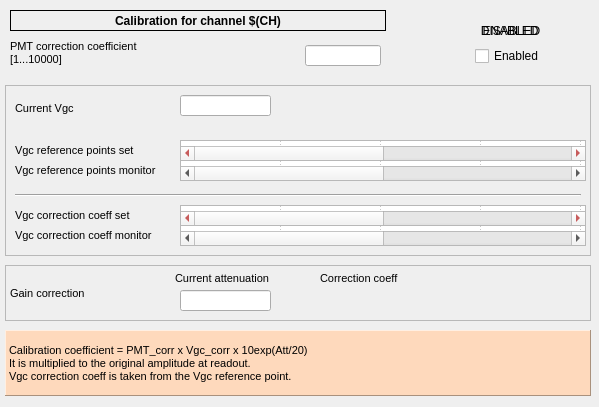
<?xml version="1.0" encoding="UTF-8"?>
<ui version="4.0">
 <class>MainWindow</class>
 <widget class="QMainWindow" name="MainWindow">
  <property name="geometry">
   <rect>
    <x>0</x>
    <y>0</y>
    <width>599</width>
    <height>407</height>
   </rect>
  </property>
  <property name="windowTitle">
   <string>MainWindow</string>
  </property>
  <property name="Title" stdset="0">
   <string>$(DEVICE):$(CH) calibration</string>
  </property>
  <widget class="QWidget" name="centralwidget">
   <widget class="QLabel" name="label">
    <property name="geometry">
     <rect>
      <x>10</x>
      <y>35</y>
      <width>161</width>
      <height>36</height>
     </rect>
    </property>
    <property name="font">
     <font>
      <pointsize>8</pointsize>
     </font>
    </property>
    <property name="text">
     <string>PMT correction coefficient
[1...10000]</string>
    </property>
    <property name="alignment">
     <set>Qt::AlignLeading|Qt::AlignLeft|Qt::AlignVCenter</set>
    </property>
   </widget>
   <widget class="caApplyNumeric" name="caapplynumeric">
    <property name="geometry">
     <rect>
      <x>170</x>
      <y>35</y>
      <width>131</width>
      <height>41</height>
     </rect>
    </property>
    <property name="value">
     <double>0.000000000000000</double>
    </property>
    <property name="integerDigits" stdset="0">
     <number>4</number>
    </property>
    <property name="decimalDigits" stdset="0">
     <number>0</number>
    </property>
    <property name="buttonPos" stdset="0">
     <enum>Qt::Horizontal</enum>
    </property>
    <property name="digitsFontScaleEnabled">
     <bool>true</bool>
    </property>
    <property name="channel" stdset="0">
     <string notr="true">$(DEVICE):calib:bldcalib:$(CH)_sp</string>
    </property>
    <property name="limitsMode">
     <enum>caApplyNumeric::User</enum>
    </property>
    <property name="maxValue">
     <double>10000.000000000000000</double>
    </property>
    <property name="minValue">
     <double>1.000000000000000</double>
    </property>
   </widget>
   <widget class="caLabel" name="calabel_9">
    <property name="geometry">
     <rect>
      <x>10</x>
      <y>10</y>
      <width>376</width>
      <height>21</height>
     </rect>
    </property>
    <property name="font">
     <font>
      <pointsize>9</pointsize>
      <weight>75</weight>
      <bold>true</bold>
     </font>
    </property>
    <property name="frameShape">
     <enum>QFrame::Box</enum>
    </property>
    <property name="text">
     <string>Calibration for channel $(CH)</string>
    </property>
    <property name="alignment">
     <set>Qt::AlignCenter</set>
    </property>
    <property name="background">
     <color>
      <red>255</red>
      <green>255</green>
      <blue>255</blue>
     </color>
    </property>
    <property name="channel" stdset="0">
     <string notr="true"/>
    </property>
    <property name="buddy">
     <cstring></cstring>
    </property>
   </widget>
   <widget class="caLineEdit" name="calineedit_11">
    <property name="geometry">
     <rect>
      <x>305</x>
      <y>45</y>
      <width>76</width>
      <height>21</height>
     </rect>
    </property>
    <property name="alignment">
     <set>Qt::AlignLeading|Qt::AlignLeft|Qt::AlignVCenter</set>
    </property>
    <property name="channel" stdset="0">
     <string notr="true">$(DEVICE):calib:bldcalib:$(CH)_mon</string>
    </property>
    <property name="foreground">
     <color>
      <red>170</red>
      <green>0</green>
      <blue>0</blue>
     </color>
    </property>
    <property name="background">
     <color>
      <red>221</red>
      <green>226</green>
      <blue>232</blue>
     </color>
    </property>
    <property name="colorMode">
     <enum>caLineEdit::Static</enum>
    </property>
    <property name="unitsEnabled">
     <bool>false</bool>
    </property>
   </widget>
   <widget class="caLabel" name="calabel_7">
    <property name="geometry">
     <rect>
      <x>445</x>
      <y>20</y>
      <width>131</width>
      <height>21</height>
     </rect>
    </property>
    <property name="text">
     <string>ENABLED</string>
    </property>
    <property name="alignment">
     <set>Qt::AlignCenter</set>
    </property>
    <property name="background">
     <color>
      <red>0</red>
      <green>255</green>
      <blue>0</blue>
     </color>
    </property>
    <property name="visibility">
     <enum>caLabel::IfNotZero</enum>
    </property>
    <property name="channel" stdset="0">
     <string notr="true">$(DEVICE):calib:enabled_mon</string>
    </property>
   </widget>
   <widget class="caToggleButton" name="catogglebutton_4">
    <property name="geometry">
     <rect>
      <x>475</x>
      <y>45</y>
      <width>76</width>
      <height>22</height>
     </rect>
    </property>
    <property name="text">
     <string>Enabled</string>
    </property>
    <property name="channel" stdset="0">
     <string notr="true">$(DEVICE):calib:enabled_sp</string>
    </property>
   </widget>
   <widget class="caLabel" name="calabel_8">
    <property name="geometry">
     <rect>
      <x>445</x>
      <y>20</y>
      <width>131</width>
      <height>21</height>
     </rect>
    </property>
    <property name="text">
     <string>DISABLED</string>
    </property>
    <property name="alignment">
     <set>Qt::AlignCenter</set>
    </property>
    <property name="background">
     <color>
      <red>225</red>
      <green>120</green>
      <blue>0</blue>
     </color>
    </property>
    <property name="visibility">
     <enum>caLabel::IfZero</enum>
    </property>
    <property name="channel" stdset="0">
     <string notr="true">$(DEVICE):calib:enabled_mon</string>
    </property>
   </widget>
   <widget class="QLabel" name="label_6">
    <property name="geometry">
     <rect>
      <x>5</x>
      <y>330</y>
      <width>586</width>
      <height>66</height>
     </rect>
    </property>
    <property name="font">
     <font>
      <pointsize>8</pointsize>
     </font>
    </property>
    <property name="styleSheet">
     <string notr="true">background-color: rgb(254, 217, 188);</string>
    </property>
    <property name="frameShape">
     <enum>QFrame::Panel</enum>
    </property>
    <property name="frameShadow">
     <enum>QFrame::Raised</enum>
    </property>
    <property name="text">
     <string>Calibration coefficient = PMT_corr x Vgc_corr x 10exp(Att/20)
It is multiplied to the original amplitude at readout.
Vgc correction coeff is taken from the Vgc reference point.</string>
    </property>
   </widget>
   <widget class="QFrame" name="frame">
    <property name="geometry">
     <rect>
      <x>5</x>
      <y>85</y>
      <width>586</width>
      <height>171</height>
     </rect>
    </property>
    <property name="frameShape">
     <enum>QFrame::StyledPanel</enum>
    </property>
    <property name="frameShadow">
     <enum>QFrame::Raised</enum>
    </property>
    <widget class="caWaveTable" name="cawavetable_4">
     <property name="geometry">
      <rect>
       <x>175</x>
       <y>140</y>
       <width>406</width>
       <height>21</height>
      </rect>
     </property>
     <property name="editTriggers">
      <set>QAbstractItemView::NoEditTriggers</set>
     </property>
     <property name="showGrid">
      <bool>true</bool>
     </property>
     <property name="gridStyle">
      <enum>Qt::DotLine</enum>
     </property>
     <property name="cornerButtonEnabled">
      <bool>false</bool>
     </property>
     <property name="rowCount">
      <number>1</number>
     </property>
     <property name="channel" stdset="0">
      <string notr="true">$(DEVICE):calib:g:$(CH)_mon</string>
     </property>
     <property name="numberOfRows">
      <number>1</number>
     </property>
     <property name="numberOfColumns">
      <number>8</number>
     </property>
     <property name="columnSize">
      <number>50</number>
     </property>
     <property name="precision">
      <number>2</number>
     </property>
     <property name="precisionMode">
      <enum>caWaveTable::User</enum>
     </property>
     <property name="formatType">
      <enum>caWaveTable::string</enum>
     </property>
     <attribute name="horizontalHeaderVisible">
      <bool>false</bool>
     </attribute>
     <attribute name="verticalHeaderVisible">
      <bool>false</bool>
     </attribute>
     <attribute name="verticalHeaderVisible">
      <bool>false</bool>
     </attribute>
     <attribute name="horizontalHeaderVisible">
      <bool>false</bool>
     </attribute>
     <row/>
     <column/>
     <column/>
     <column/>
     <column/>
     <column/>
     <column/>
     <column/>
     <column/>
     <item row="0" column="0">
      <property name="font">
       <font/>
      </property>
     </item>
     <item row="0" column="1">
      <property name="font">
       <font/>
      </property>
     </item>
     <item row="0" column="2">
      <property name="font">
       <font/>
      </property>
     </item>
     <item row="0" column="3">
      <property name="font">
       <font/>
      </property>
     </item>
     <item row="0" column="4">
      <property name="font">
       <font/>
      </property>
     </item>
     <item row="0" column="5">
      <property name="font">
       <font/>
      </property>
     </item>
     <item row="0" column="6">
      <property name="font">
       <font/>
      </property>
     </item>
     <item row="0" column="7">
      <property name="font">
       <font/>
      </property>
     </item>
    </widget>
    <widget class="caWaveTable" name="cawavetable_3">
     <property name="geometry">
      <rect>
       <x>175</x>
       <y>120</y>
       <width>406</width>
       <height>21</height>
      </rect>
     </property>
     <property name="styleSheet">
      <string notr="true">color: rgb(170, 0, 0);</string>
     </property>
     <property name="showGrid">
      <bool>true</bool>
     </property>
     <property name="gridStyle">
      <enum>Qt::DotLine</enum>
     </property>
     <property name="cornerButtonEnabled">
      <bool>false</bool>
     </property>
     <property name="rowCount">
      <number>1</number>
     </property>
     <property name="channel" stdset="0">
      <string notr="true">$(DEVICE):calib:g:$(CH)_sp</string>
     </property>
     <property name="numberOfRows">
      <number>1</number>
     </property>
     <property name="numberOfColumns">
      <number>8</number>
     </property>
     <property name="columnSize">
      <number>50</number>
     </property>
     <property name="precision">
      <number>2</number>
     </property>
     <property name="precisionMode">
      <enum>caWaveTable::User</enum>
     </property>
     <property name="formatType">
      <enum>caWaveTable::string</enum>
     </property>
     <attribute name="horizontalHeaderVisible">
      <bool>false</bool>
     </attribute>
     <attribute name="verticalHeaderVisible">
      <bool>false</bool>
     </attribute>
     <attribute name="verticalHeaderVisible">
      <bool>false</bool>
     </attribute>
     <attribute name="horizontalHeaderVisible">
      <bool>false</bool>
     </attribute>
     <row/>
     <column/>
     <column/>
     <column/>
     <column/>
     <column/>
     <column/>
     <column/>
     <column/>
     <item row="0" column="0">
      <property name="font">
       <font/>
      </property>
     </item>
     <item row="0" column="1">
      <property name="font">
       <font/>
      </property>
     </item>
     <item row="0" column="2">
      <property name="font">
       <font/>
      </property>
     </item>
     <item row="0" column="3">
      <property name="font">
       <font/>
      </property>
     </item>
     <item row="0" column="4">
      <property name="font">
       <font/>
      </property>
     </item>
     <item row="0" column="5">
      <property name="font">
       <font/>
      </property>
     </item>
     <item row="0" column="6">
      <property name="font">
       <font/>
      </property>
     </item>
     <item row="0" column="7">
      <property name="font">
       <font/>
      </property>
     </item>
    </widget>
    <widget class="Line" name="line">
     <property name="geometry">
      <rect>
       <x>10</x>
       <y>100</y>
       <width>566</width>
       <height>21</height>
      </rect>
     </property>
     <property name="orientation">
      <enum>Qt::Horizontal</enum>
     </property>
    </widget>
    <widget class="QLabel" name="label_4">
     <property name="geometry">
      <rect>
       <x>10</x>
       <y>120</y>
       <width>161</width>
       <height>21</height>
      </rect>
     </property>
     <property name="font">
      <font>
       <pointsize>8</pointsize>
      </font>
     </property>
     <property name="text">
      <string>Vgc correction coeff set</string>
     </property>
     <property name="alignment">
      <set>Qt::AlignLeading|Qt::AlignLeft|Qt::AlignVCenter</set>
     </property>
    </widget>
    <widget class="caWaveTable" name="cawavetable_2">
     <property name="geometry">
      <rect>
       <x>175</x>
       <y>75</y>
       <width>406</width>
       <height>21</height>
      </rect>
     </property>
     <property name="editTriggers">
      <set>QAbstractItemView::NoEditTriggers</set>
     </property>
     <property name="showGrid">
      <bool>true</bool>
     </property>
     <property name="gridStyle">
      <enum>Qt::DotLine</enum>
     </property>
     <property name="cornerButtonEnabled">
      <bool>false</bool>
     </property>
     <property name="rowCount">
      <number>1</number>
     </property>
     <property name="channel" stdset="0">
      <string notr="true">$(DEVICE):calib:vgc:$(CH)_mon</string>
     </property>
     <property name="numberOfRows">
      <number>1</number>
     </property>
     <property name="numberOfColumns">
      <number>8</number>
     </property>
     <property name="columnSize">
      <number>50</number>
     </property>
     <property name="precision">
      <number>2</number>
     </property>
     <property name="precisionMode">
      <enum>caWaveTable::User</enum>
     </property>
     <property name="formatType">
      <enum>caWaveTable::string</enum>
     </property>
     <attribute name="horizontalHeaderVisible">
      <bool>false</bool>
     </attribute>
     <attribute name="verticalHeaderVisible">
      <bool>false</bool>
     </attribute>
     <attribute name="verticalHeaderVisible">
      <bool>false</bool>
     </attribute>
     <attribute name="horizontalHeaderVisible">
      <bool>false</bool>
     </attribute>
     <row/>
     <column/>
     <column/>
     <column/>
     <column/>
     <column/>
     <column/>
     <column/>
     <column/>
     <item row="0" column="0">
      <property name="font">
       <font/>
      </property>
     </item>
     <item row="0" column="1">
      <property name="font">
       <font/>
      </property>
     </item>
     <item row="0" column="2">
      <property name="font">
       <font/>
      </property>
     </item>
     <item row="0" column="3">
      <property name="font">
       <font/>
      </property>
     </item>
     <item row="0" column="4">
      <property name="font">
       <font/>
      </property>
     </item>
     <item row="0" column="5">
      <property name="font">
       <font/>
      </property>
     </item>
     <item row="0" column="6">
      <property name="font">
       <font/>
      </property>
     </item>
     <item row="0" column="7">
      <property name="font">
       <font/>
      </property>
     </item>
    </widget>
    <widget class="QLabel" name="label_3">
     <property name="geometry">
      <rect>
       <x>10</x>
       <y>75</y>
       <width>161</width>
       <height>21</height>
      </rect>
     </property>
     <property name="font">
      <font>
       <pointsize>8</pointsize>
      </font>
     </property>
     <property name="text">
      <string>Vgc reference points monitor</string>
     </property>
     <property name="alignment">
      <set>Qt::AlignLeading|Qt::AlignLeft|Qt::AlignVCenter</set>
     </property>
    </widget>
    <widget class="caWaveTable" name="cawavetable">
     <property name="geometry">
      <rect>
       <x>175</x>
       <y>55</y>
       <width>406</width>
       <height>21</height>
      </rect>
     </property>
     <property name="styleSheet">
      <string notr="true">color: rgb(170, 0, 0);</string>
     </property>
     <property name="showGrid">
      <bool>true</bool>
     </property>
     <property name="gridStyle">
      <enum>Qt::DotLine</enum>
     </property>
     <property name="cornerButtonEnabled">
      <bool>false</bool>
     </property>
     <property name="rowCount">
      <number>1</number>
     </property>
     <property name="channel" stdset="0">
      <string notr="true">$(DEVICE):calib:vgc:$(CH)_sp</string>
     </property>
     <property name="numberOfRows">
      <number>1</number>
     </property>
     <property name="numberOfColumns">
      <number>8</number>
     </property>
     <property name="columnSize">
      <number>50</number>
     </property>
     <property name="precision">
      <number>2</number>
     </property>
     <property name="precisionMode">
      <enum>caWaveTable::User</enum>
     </property>
     <property name="formatType">
      <enum>caWaveTable::string</enum>
     </property>
     <attribute name="horizontalHeaderVisible">
      <bool>false</bool>
     </attribute>
     <attribute name="verticalHeaderVisible">
      <bool>false</bool>
     </attribute>
     <attribute name="verticalHeaderVisible">
      <bool>false</bool>
     </attribute>
     <attribute name="horizontalHeaderVisible">
      <bool>false</bool>
     </attribute>
     <row/>
     <column/>
     <column/>
     <column/>
     <column/>
     <column/>
     <column/>
     <column/>
     <column/>
     <item row="0" column="0">
      <property name="font">
       <font/>
      </property>
     </item>
     <item row="0" column="1">
      <property name="font">
       <font/>
      </property>
     </item>
     <item row="0" column="2">
      <property name="font">
       <font/>
      </property>
     </item>
     <item row="0" column="3">
      <property name="font">
       <font/>
      </property>
     </item>
     <item row="0" column="4">
      <property name="font">
       <font/>
      </property>
     </item>
     <item row="0" column="5">
      <property name="font">
       <font/>
      </property>
     </item>
     <item row="0" column="6">
      <property name="font">
       <font/>
      </property>
     </item>
     <item row="0" column="7">
      <property name="font">
       <font/>
      </property>
     </item>
    </widget>
    <widget class="QLabel" name="label_5">
     <property name="geometry">
      <rect>
       <x>10</x>
       <y>140</y>
       <width>161</width>
       <height>21</height>
      </rect>
     </property>
     <property name="font">
      <font>
       <pointsize>8</pointsize>
      </font>
     </property>
     <property name="text">
      <string>Vgc correction coeff monitor</string>
     </property>
     <property name="alignment">
      <set>Qt::AlignLeading|Qt::AlignLeft|Qt::AlignVCenter</set>
     </property>
    </widget>
    <widget class="QLabel" name="label_2">
     <property name="geometry">
      <rect>
       <x>10</x>
       <y>55</y>
       <width>161</width>
       <height>21</height>
      </rect>
     </property>
     <property name="font">
      <font>
       <pointsize>8</pointsize>
      </font>
     </property>
     <property name="text">
      <string>Vgc reference points set</string>
     </property>
     <property name="alignment">
      <set>Qt::AlignLeading|Qt::AlignLeft|Qt::AlignVCenter</set>
     </property>
    </widget>
    <widget class="QLabel" name="label_10">
     <property name="geometry">
      <rect>
       <x>10</x>
       <y>15</y>
       <width>116</width>
       <height>16</height>
      </rect>
     </property>
     <property name="font">
      <font>
       <pointsize>8</pointsize>
      </font>
     </property>
     <property name="text">
      <string>Current Vgc</string>
     </property>
     <property name="alignment">
      <set>Qt::AlignLeading|Qt::AlignLeft|Qt::AlignVCenter</set>
     </property>
    </widget>
    <widget class="caLineEdit" name="calineedit_13">
     <property name="geometry">
      <rect>
       <x>175</x>
       <y>10</y>
       <width>91</width>
       <height>21</height>
      </rect>
     </property>
     <property name="alignment">
      <set>Qt::AlignCenter</set>
     </property>
     <property name="channel" stdset="0">
      <string notr="true">$(DEVICE):bld:vgc:$(CH)_sp</string>
     </property>
     <property name="foreground">
      <color>
       <red>170</red>
       <green>0</green>
       <blue>0</blue>
      </color>
     </property>
     <property name="background">
      <color>
       <red>221</red>
       <green>226</green>
       <blue>232</blue>
      </color>
     </property>
     <property name="colorMode">
      <enum>caLineEdit::Static</enum>
     </property>
     <property name="unitsEnabled">
      <bool>true</bool>
     </property>
    </widget>
   </widget>
   <widget class="QFrame" name="frame_2">
    <property name="geometry">
     <rect>
      <x>5</x>
      <y>265</y>
      <width>586</width>
      <height>56</height>
     </rect>
    </property>
    <property name="frameShape">
     <enum>QFrame::StyledPanel</enum>
    </property>
    <property name="frameShadow">
     <enum>QFrame::Raised</enum>
    </property>
    <widget class="caCalc" name="cacalc">
     <property name="geometry">
      <rect>
       <x>315</x>
       <y>25</y>
       <width>91</width>
       <height>21</height>
      </rect>
     </property>
     <property name="variable">
      <string notr="true">gain_corr</string>
     </property>
     <property name="calc">
      <string notr="true">10^(A/20)</string>
     </property>
     <property name="channel" stdset="0">
      <string notr="true">$(DEVICE):att:$(CH)_mon</string>
     </property>
    </widget>
    <widget class="caLineEdit" name="calineedit_12">
     <property name="geometry">
      <rect>
       <x>175</x>
       <y>25</y>
       <width>91</width>
       <height>21</height>
      </rect>
     </property>
     <property name="alignment">
      <set>Qt::AlignCenter</set>
     </property>
     <property name="channel" stdset="0">
      <string notr="true">$(DEVICE):att:$(CH)_mon</string>
     </property>
     <property name="foreground">
      <color>
       <red>170</red>
       <green>0</green>
       <blue>0</blue>
      </color>
     </property>
     <property name="background">
      <color>
       <red>221</red>
       <green>226</green>
       <blue>232</blue>
      </color>
     </property>
     <property name="colorMode">
      <enum>caLineEdit::Static</enum>
     </property>
     <property name="unitsEnabled">
      <bool>true</bool>
     </property>
    </widget>
    <widget class="QLabel" name="label_9">
     <property name="geometry">
      <rect>
       <x>315</x>
       <y>5</y>
       <width>116</width>
       <height>16</height>
      </rect>
     </property>
     <property name="font">
      <font>
       <pointsize>8</pointsize>
      </font>
     </property>
     <property name="text">
      <string>Correction coeff</string>
     </property>
     <property name="alignment">
      <set>Qt::AlignLeading|Qt::AlignLeft|Qt::AlignVCenter</set>
     </property>
    </widget>
    <widget class="QLabel" name="label_7">
     <property name="geometry">
      <rect>
       <x>5</x>
       <y>10</y>
       <width>161</width>
       <height>36</height>
      </rect>
     </property>
     <property name="font">
      <font>
       <pointsize>8</pointsize>
      </font>
     </property>
     <property name="text">
      <string>Gain correction</string>
     </property>
     <property name="alignment">
      <set>Qt::AlignLeading|Qt::AlignLeft|Qt::AlignVCenter</set>
     </property>
    </widget>
    <widget class="QLabel" name="label_8">
     <property name="geometry">
      <rect>
       <x>170</x>
       <y>5</y>
       <width>116</width>
       <height>16</height>
      </rect>
     </property>
     <property name="font">
      <font>
       <pointsize>8</pointsize>
      </font>
     </property>
     <property name="text">
      <string>Current attenuation</string>
     </property>
     <property name="alignment">
      <set>Qt::AlignLeading|Qt::AlignLeft|Qt::AlignVCenter</set>
     </property>
    </widget>
   </widget>
  </widget>
 </widget>
 <customwidgets>
  <customwidget>
   <class>caApplyNumeric</class>
   <extends>QWidget</extends>
   <header>caApplyNumeric</header>
  </customwidget>
  <customwidget>
   <class>caToggleButton</class>
   <extends>QCheckBox</extends>
   <header>caToggleButton</header>
  </customwidget>
  <customwidget>
   <class>caLabel</class>
   <extends>QLabel</extends>
   <header>caLabel</header>
  </customwidget>
  <customwidget>
   <class>caLineEdit</class>
   <extends>QLineEdit</extends>
   <header>caLineEdit</header>
  </customwidget>
  <customwidget>
   <class>caWaveTable</class>
   <extends>QTableWidget</extends>
   <header>caWaveTable</header>
  </customwidget>
  <customwidget>
   <class>caCalc</class>
   <extends>QLabel</extends>
   <header>caCalc</header>
  </customwidget>
 </customwidgets>
 <resources/>
 <connections/>
</ui>
